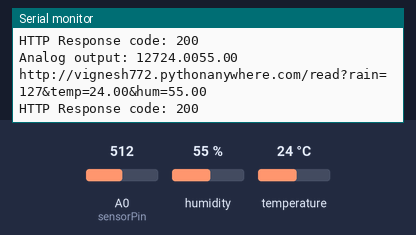
A sketch run on a simulated ESP8266 (NodeMCU). On the bench: the last lines printed to the serial monitor. The inputs (shaded band) are chosen by the test bench; at power-on: humidity 55 %, A0 (sensorPin) = 512, temperature 24 °C. WiFi joins after 1.5 s; servers stay silent unless stated; uploads are accepted with an empty reply.

Above: at 2.7 s.
2.8 s: humidity set to 22 %
At 3.23 s:
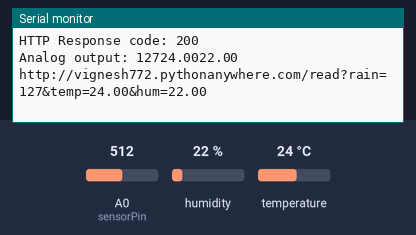
4.3 s: A0 (sensorPin) set to 716
At 5.2 s:
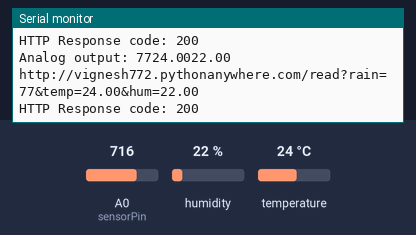
5.8 s: temperature set to 12 °C
At 6.7 s:
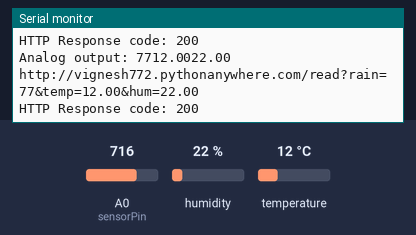
7.3 s: A0 (sensorPin) set to 900
At 8.1 s:
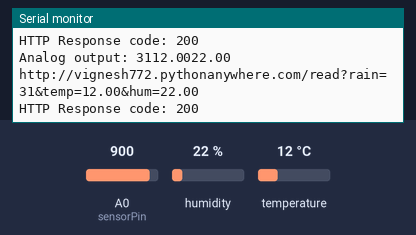
8.8 s: humidity set to 40 %
At 9.6 s:
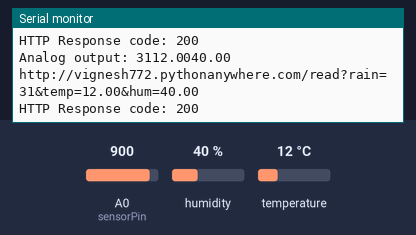
Timing chart, 0 to 11.3 s (numbered marks = the images above; inputs shaded):
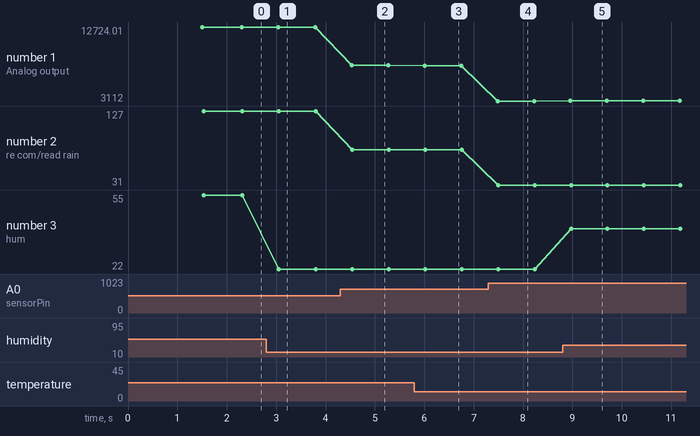

Measured:
- after the input at 2.8 s, the serial monitor: prints a new line after 0.25 s (image 1)
- after the input at 4.3 s, the serial monitor: prints a new line after 0.23 s (image 2)
- after the input at 5.8 s, the serial monitor: prints a new line after 0.21 s (image 3)
- after the input at 7.3 s, the serial monitor: prints a new line after 0.18 s (image 4)
- after the input at 8.8 s, the serial monitor: prints a new line after 0.16 s (image 5)
- plotted number 1: 12724.01 → 12724 after the input at 2.8 s, 12724 → 7724 after the input at 4.3 s, 7724 → 7712 after the input at 5.8 s, 7712 → 3112 after the input at 7.3 s, 3112 → 3112 after the input at 8.8 s
- plotted number 2: 127 → 77 after the input at 4.3 s, 77 → 31 after the input at 7.3 s
- plotted number 3: 55 → 22 after the input at 2.8 s, 22 → 40 after the input at 8.8 s

The sketch:

rain.ino
```cpp
#include <ESP8266WiFi.h>
#include <ESP8266HTTPClient.h>
#include <WiFiClient.h>
#include "DHTesp.h"
DHTesp dht;

const char* ssid = "Home 184_4G";
const char* password = "Vishnesh1607";

//Your Domain name with URL path or IP address with path
String serverName = "http://vignesh772.pythonanywhere.com/read";
unsigned long lastTime = 0;

unsigned long timerDelay = 10;
#define sensorPin A0
int rain_data = 0;
float temp_data = 0;
float hum_data = 0;

void setup() {
  Serial.begin(9600);

  WiFi.begin(ssid, password);
  Serial.println("Connecting");
  while(WiFi.status() != WL_CONNECTED) {
    delay(500);
    Serial.print(".");
  }
  Serial.println("");
  Serial.print("Connected to WiFi network with IP Address: ");
  Serial.println(WiFi.localIP());

  dht.setup(14, DHTesp::DHT11); // GPIO14

}

int readSensor() {
  int sensorValue = analogRead(sensorPin);  // Read the analog value from sensor
  int outputValue = map(sensorValue, 0, 1023, 255, 0); // map the 10-bit data to 8-bit data
  return outputValue;             // Return analog moisture value
}

void sendData()
{
   if ((millis() - lastTime) > timerDelay) {
    //Check WiFi connection status
    if(WiFi.status()== WL_CONNECTED){
      WiFiClient client;
      HTTPClient http;

      // String serverPath = serverName + "?temperature=24.37";
      String serverPath = serverName + "?rain=" + rain_data + "&temp=" + temp_data + "&hum=" + hum_data;
      Serial.println(serverPath);

      // Your Domain name with URL path or IP address with path
      http.begin(client, serverPath.c_str());

      // If you need Node-RED/server authentication, insert user and password below
      //http.setAuthorization("REPLACE_WITH_SERVER_USERNAME", "REPLACE_WITH_SERVER_PASSWORD");

      // Send HTTP GET request
      int httpResponseCode = http.GET();

      if (httpResponseCode>0) {
        Serial.print("HTTP Response code: ");
        Serial.println(httpResponseCode);
        String payload = http.getString();
        Serial.println(payload);


      }
      else {
        Serial.print("Error code: ");
        Serial.println(httpResponseCode);

      }
      // Free resources
      http.end();
    }
    else {
      Serial.println("WiFi Disconnected");
    }
    lastTime = millis();
  }


}
void loop() {
  Serial.print("Analog output: ");
  rain_data = readSensor();
  hum_data = dht.getHumidity();
  temp_data = dht.getTemperature();
  Serial.print(rain_data);
  Serial.print(temp_data);
  Serial.print(hum_data);
  Serial.println();
  sendData();
  delay(500);


}
```
